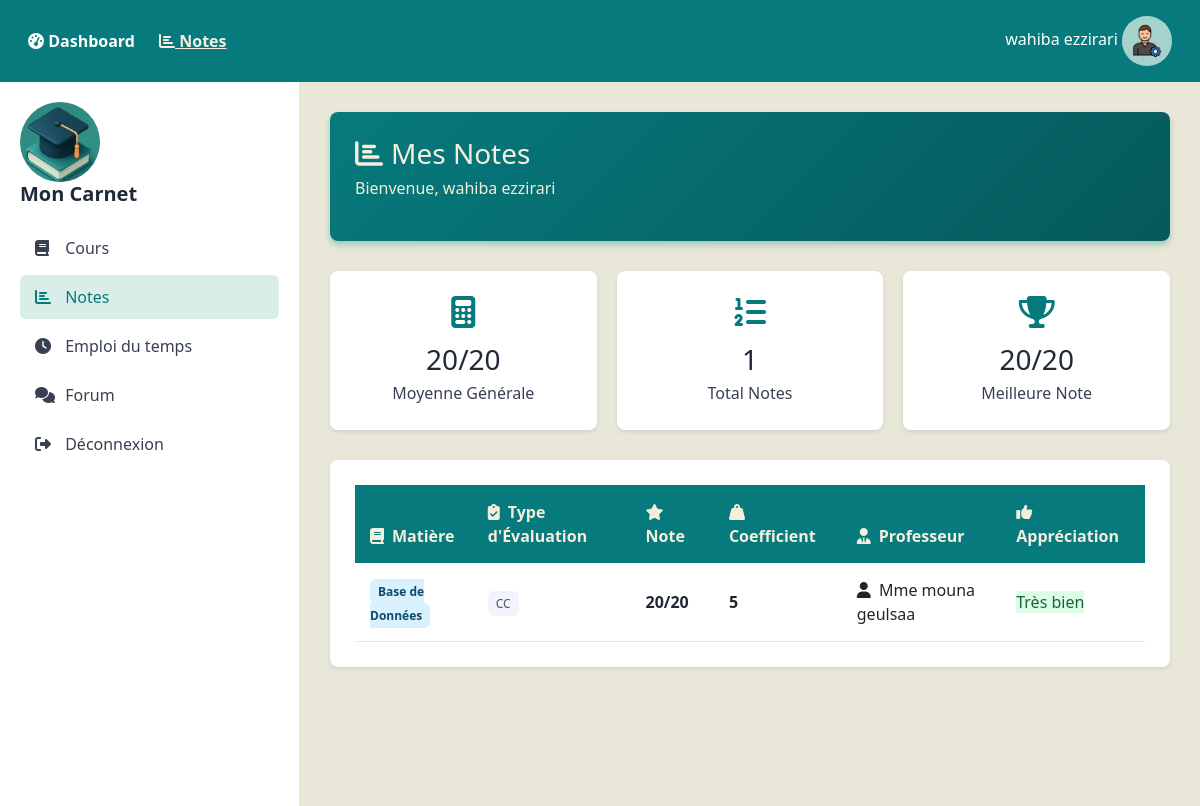
The app's page /client/viewEtu/indexNoteEtu.php (signed in) with its own data.
### tables this page shows
CREATE TABLE `notes` (
  `id_note` int(11) NOT NULL,
  `id_etudiant` int(11) NOT NULL,
  `id_matiere` int(11) NOT NULL,
  `type_note` enum('CC','TP','EFM') NOT NULL,
  `valeur` float DEFAULT NULL CHECK (`valeur` >= 0 and `valeur` <= 20)
);

CREATE TABLE `matieres` (
  `id_matiere` int(11) NOT NULL,
  `nom_matiere` varchar(100) NOT NULL,
  `coefficient` int(11) DEFAULT 1,
  `id_professeur` int(11) DEFAULT NULL
);

CREATE TABLE `professeurs` (
  `id_professeur` int(11) NOT NULL,
  `nom_professeur` varchar(100) NOT NULL
);

### client/controlersEtu/controlernoteEtu.php (called while the page is built, shortened)
<?php
require_once("../modelEtu/modelNoteEtu.php");
function afficher_mes_notes_action() {
    $id_etudiant = $_SESSION["user"]["id_etudiant"];
    $mes_notes = select_mes_notes($id_etudiant);
    require_once("../viewEtu/NotesEtu.php");
}
?>

### client/viewEtu/indexNoteEtu.php (called while the page is built)
<?php
require_once("../controlersEtu/controlernoteEtu.php");
afficher_mes_notes_action();

### client/modelEtu/modelNoteEtu.php (called while the page is built, shortened)
<?php
function select_mes_notes($id_etudiant) {
    $pdo = connection_bd();
   $sql = "SELECT n.id_note, n.type_note, n.valeur,
                   m.nom_matiere, m.coefficient,
                   p.nom_professeur
            FROM notes n
            JOIN matieres m ON n.id_matiere = m.id_matiere
            JOIN professeurs p ON m.id_professeur = p.id_professeur
            WHERE n.id_etudiant = :id_etudiant
            ORDER BY m.nom_matiere, n.type_note";
    $stmt = $pdo->prepare($sql);
    $stmt->bindParam(':id_etudiant', $id_etudiant);
    $stmt->execute();
    return $stmt->fetchAll(PDO::FETCH_ASSOC);
}
?>

### client/viewEtu/NotesEtu.php (the view, shortened to what this page needs)
<!DOCTYPE html>
<html lang="fr">
<head>
    <link href="https://cdn.jsdelivr.net/npm/bootstrap@5.3.0/dist/css/bootstrap.min.css" rel="stylesheet">
    <link rel="stylesheet" href="https://cdnjs.cloudflare.com/ajax/libs/font-awesome/6.5.0/css/all.min.css">
</head>
<body>
<nav class="navbar">
    <div class="container-fluid">
        <div class="d-flex justify-content-between align-items-center w-100">
            <div>
                <a href="index2.php"><i class="fas fa-tachometer-alt"></i> Dashboard</a>
                <a href="indexNoteEtu.php" class="active"><i class="fas fa-chart-bar"></i> Notes</a>
            </div>
            <div class="profile-info">
                <span style="color: white;"><?= htmlspecialchars($_SESSION['user']['nom']) ?></span>
                <img src="/PROJET PHP/images/<?= htmlspecialchars($_SESSION['user']['photo_profil']) ?>" alt="Photo Profil" style="border-radius:50%; width:50px; height:50px;">
            </div>
        </div>
    </div>
</nav>
<div class="container-fluid">
    <div class="row">
        <div class="col-md-3 sidebar">
             <h5><img src="/PROJET PHP/images/a.jpg" alt="" style="width:80px; height:80px;border-radius:50%;"><br></i>Mon Carnet</h5>
            <a href="indexCoursEtu.php"><i class="fas fa-book"></i> Cours</a>
            <a href="indexNoteEtu.php" class="active"><i class="fas fa-chart-bar"></i> Notes</a>
            <a href="indexEmploiEtu.php"><i class="fas fa-clock"></i> Emploi du temps</a>
            <a href="index.php"><i class="fas fa-comments"></i> Forum</a>
            <a href="logout.php"><i class="fas fa-sign-out-alt"></i> Déconnexion</a>
        </div>
        <div class="col-md-9 main-content">
            <div class="welcome-section">
                <h3><i class="fas fa-chart-bar me-2"></i>Mes Notes</h3>
                <p>Bienvenue, <?= htmlspecialchars($_SESSION['user']['nom']) ?></p>
            </div>
            <?php if (empty($mes_notes)): ?>
                <div class="no-notes">
                    <i class="fas fa-chart-line"></i>
                    <h4>Aucune note disponible</h4>
                    <p>Aucune évaluation n'a encore été enregistrée pour votre profil.</p>
                </div>
            <?php else: ?>
                <div class="stats-cards">
                    <div class="stats-card">
                        <i class="fas fa-calculator"></i>
                        <h4>
                            <?php
                                $total_points = 0;
                                $total_coeff = 0;
                                foreach ($mes_notes as $note) {
                                    $total_points += $note['valeur'] * $note['coefficient'];
                                    $total_coeff += $note['coefficient'];
                                }
                                $moyenne_generale = $total_coeff > 0 ? round($total_points / $total_coeff, 2) : 0;
                                echo $moyenne_generale;
                            ?>/20
                        </h4>
                        <p>Moyenne Générale</p>
                    </div>
                    <div class="stats-card">
                        <i class="fas fa-list-ol"></i>
                        <h4><?php echo count($mes_notes); ?></h4>
                        <p>Total Notes</p>
                    </div>
                    <div class="stats-card">
                        <i class="fas fa-trophy"></i>
                        <h4>
                            <?php
                                $meilleure_note = 0;
                                foreach ($mes_notes as $note) {
                                    if ($note['valeur'] > $meilleure_note) {
                                        $meilleure_note = $note['valeur'];
                                    }
                                }
                                echo $meilleure_note;
                            ?>/20
                        </h4>
                        <p>Meilleure Note</p>
                    </div>
                </div>
                <div class="notes-card">
                    <div class="table-responsive">
                        <table class="table table-modern mb-0">
                            <thead>
                                <tr>
                                    <th><i class="fas fa-book me-2"></i>Matière</th>
                                    <th><i class="fas fa-clipboard-check me-2"></i>Type d'Évaluation</th>
                                    <th><i class="fas fa-star me-2"></i>Note</th>
                                    <th><i class="fas fa-weight-hanging me-2"></i>Coefficient</th>
                                    <th><i class="fas fa-user-tie me-2"></i>Professeur</th>
                                    <th><i class="fas fa-thumbs-up me-2"></i>Appréciation</th>
                                </tr>
                            </thead>
                            <tbody>
                                <?php foreach ($mes_notes as $note): ?>
                                    <tr>
                                        <td>
                                            <span class="matiere-tag">
                                                <?= htmlspecialchars($note['nom_matiere']); ?>
                                            </span>
                                        </td>
                                        <td>
                                            <span class="type-note">
                                                <?= htmlspecialchars($note['type_note']); ?>
                                            </span>
                                        </td>
                                        <td>
                                            <span class="note-value">
                                                <?= $note['valeur']; ?>/20
                                            </span>
                                        </td>
                                        <td>
                                            <strong><?= $note['coefficient']; ?></strong>
                                        </td>
                                        <td>
                                            <i class="fas fa-user me-1"></i>
                                            <?= htmlspecialchars($note['nom_professeur']); ?>
                                        </td>
                                        <td>
                                            <?php
                                                $appreciation_text = "";
                                                $appreciation_class = "";
                                                if ($note['valeur'] >= 16) {
                                                    $appreciation_text = "Très bien";
                                                    $appreciation_class = "tres-bien";
                                                } elseif ($note['valeur'] >= 14) {
                                                    $appreciation_text = "Bien";
                                                    $appreciation_class = "bien";
                                                } elseif ($note['valeur'] >= 12) {
                                                    $appreciation_text = "Assez bien";
                                                    $appreciation_class = "assez-bien";
                                                } elseif ($note['valeur'] >= 10) {
                                                    $appreciation_text = "Passable";
                                                    $appreciation_class = "passable";
                                                } else {
                                                    $appreciation_text = "Insuffisant";
                                                    $appreciation_class = "insuffisant";
                                                }
                                            ?>
                                            <span class="appreciation <?= $appreciation_class; ?>">
                                                <?= $appreciation_text; ?>
                                            </span>
                                        </td>
                                    </tr>
                                <?php endforeach; ?>
                            </tbody>
                        </table>
                    </div>
                </div>
            <?php endif; ?>
        </div>
    </div>
</div>
</body>
</html>

### client/viewEtu/NotesEtu.php (style rules this page uses)
body { background: #F5EEDD; font-family: 'Segoe UI', sans-serif; }
.navbar { background: #077A7D; padding: 1rem; }
.navbar a { color: white; text-decoration: none; margin-right: 20px; font-weight: 600; }
.navbar a:hover, .navbar a.active { color: #F5EEDD; text-decoration: underline; }
.sidebar { background: white; min-height: calc(100vh - 76px); padding: 20px; border-right: 1px solid #e5e7eb; }
.sidebar h5 { color: #1f2937; margin-bottom: 20px; font-weight: 600; }
.sidebar a { display: block; color: #374151; text-decoration: none; padding: 10px 15px; margin-bottom: 5px; border-radius: 6px; transition: all 0.2s; }
.sidebar a:hover, .sidebar a.active { background: #D9EEE9; color: #077A7D; }
.sidebar a i { margin-right: 10px; width: 16px; }
.main-content { padding: 30px; background: rgba(7, 122, 125, 0.05); }
.welcome-section { background: linear-gradient(135deg, #077A7D, #05595B); padding: 25px; border-radius: 8px; margin-bottom: 30px; box-shadow: 0 4px 6px rgba(7, 122, 125, 0.3); color: #F5EEDD; }
.welcome-section h3 { margin: 0; }
.welcome-section p { margin-top: 5px; }
.stats-cards { display: grid; grid-template-columns: repeat(auto-fit, minmax(200px, 1fr)); gap: 20px; margin-bottom: 30px; }
.stats-card { background: white; padding: 25px; border-radius: 8px; text-align: center; box-shadow: 0 2px 4px rgba(7, 122, 125, 0.15); transition: transform 0.2s; }
.stats-card i { font-size: 32px; color: #077A7D; margin-bottom: 15px; }
.stats-card h4 { font-size: 28px; color: #1f2937; margin-bottom: 5px; }
.stats-card p { color: #374151; margin: 0; }
.notes-card { background: white; border-radius: 8px; padding: 25px; box-shadow: 0 2px 4px rgba(7, 122, 125, 0.15); margin-bottom: 20px; }
.table-modern thead th { background: #077A7D; color: #F5EEDD; font-weight: 600; border: none; padding: 15px; }
.table-modern tbody td { padding: 15px; border-color: #e5e7eb; vertical-align: middle; }
.note-value { font-weight: 600; font-size: 16px; color: #1f2937; }
.appreciation.tres-bien { background: #dcfce7; color: #166534; }
.matiere-tag { background: #d9f0ff; color: #0c4a6e; padding: 4px 8px; border-radius: 6px; font-size: 12px; font-weight: 600; }
.type-note { background: #f1f5f9; color: #475569; padding: 4px 8px; border-radius: 6px; font-size: 12px; }

### records on screen
notes: valeur "20", id_matiere.nom_matiere "Base de Données", type_note "CC", id_matiere.coefficient "5", professeurs.nom_professeur "Mme mouna geulsaa", valeur "Très bien"

### other values on screen
$_SESSION['user']['nom'] "wahiba ezzirari"
$moyenne_generale "20"
count($mes_notes) "1"
